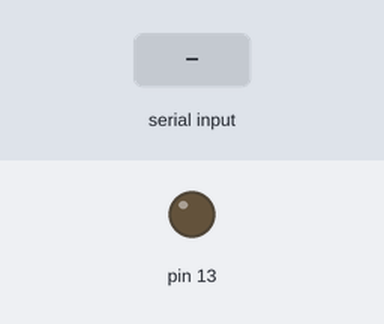
The sketch below on a simulated Arduino Uno, built for the host (arithmetic inside an expression is 32-bit, double 64-bit). On the bench: output pins drawn as LEDs (lit = HIGH). The inputs (shaded band) are chosen by the test bench.

Above: at 1.2 s.
1.3 s: "1" received over Serial
At 2.35 s:
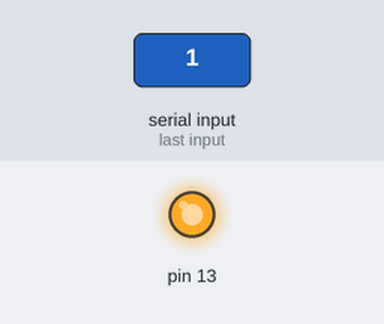
Timing chart, 0 to 4.3 s (numbered marks = the images above; inputs shaded):
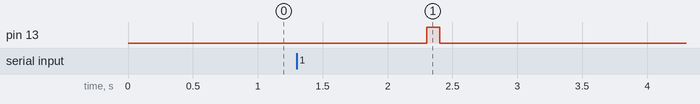

The sketch:

WebNet.ino
```cpp
// Пример
String val;
String IP = "971.883.209.62";

void setup() {
        Serial.begin(9600);
        pinMode(13,OUTPUT);
}

void loop() {
  if (Serial.available() > 0) {
    val = Serial.readString();}
    if (val=='1') {
      digitalWrite(13,HIGH); delay (100);
      digitalWrite(13,LOW); delay (100);
    }
    if (val=='2') {
      digitalWrite(13,HIGH); delay (500);
      digitalWrite(13,LOW); delay (500);
    }
    if (val=="привет") {
      //Serial.print('привет');
      Serial.write(52);
    }
    val='0';
}
```

Measured:
- after the input at 1.3 s, pin 13: LOW → HIGH after 1.0 s, → LOW 0.10 s later
